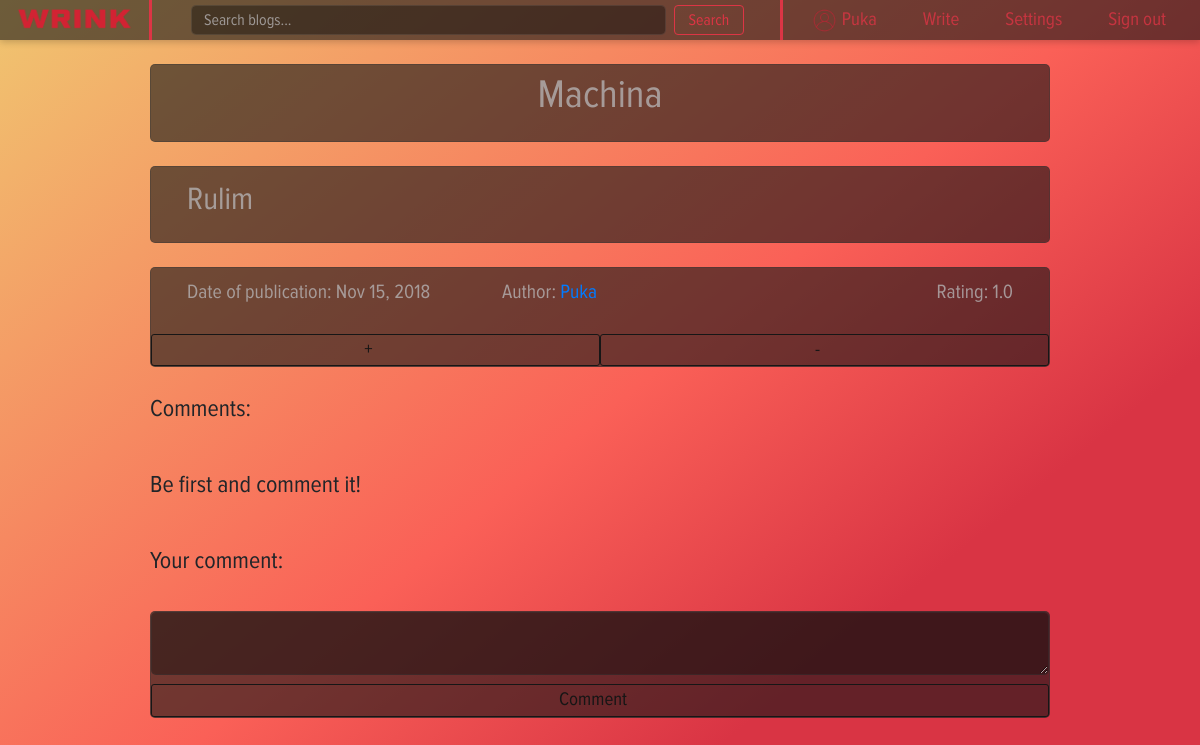
The page /post/9 (signed in) on the database as committed earlier.
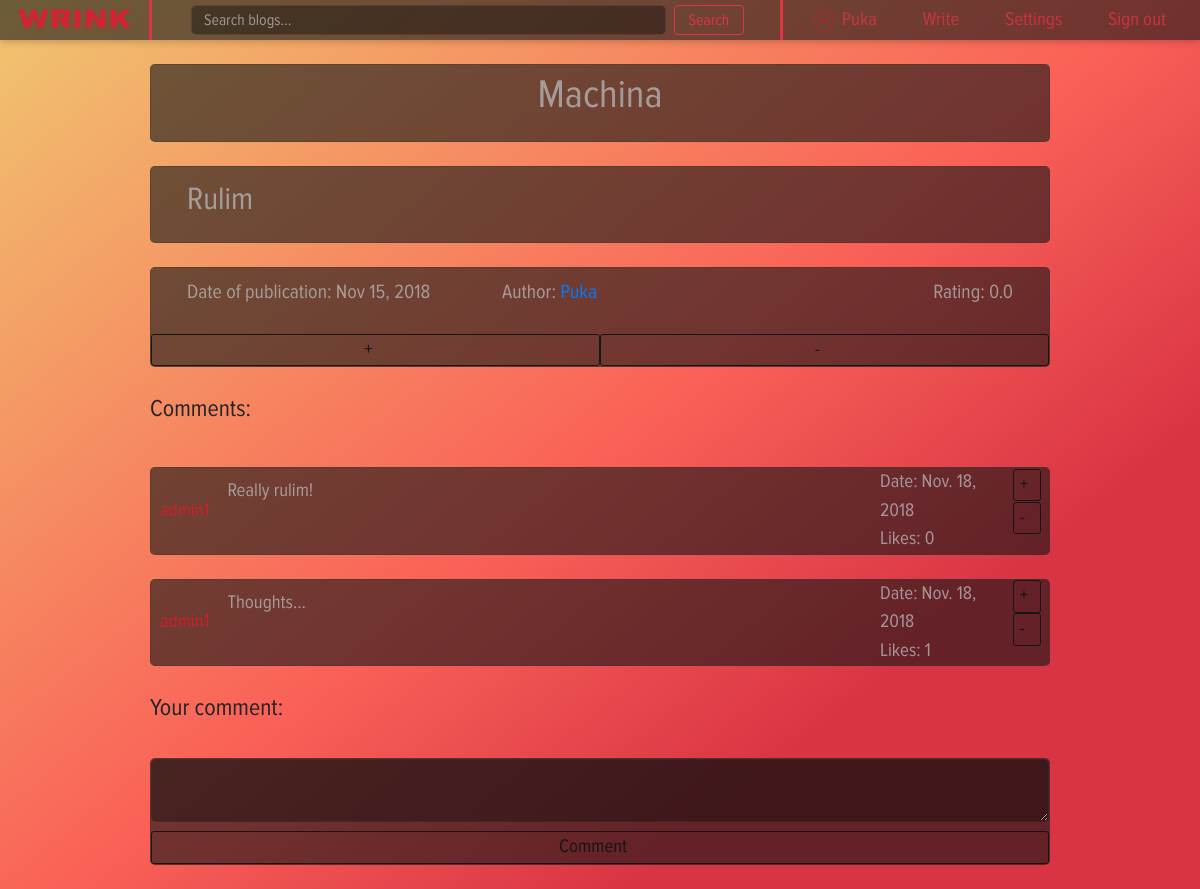
The same page on the database as committed later.
### post/models.py (models this page shows)
class Comment(models.Model):
    text = models.TextField(max_length=1000, blank=True)
    date = models.DateField(blank=True)
    author = models.ForeignKey(User, on_delete=models.CASCADE)
    voters = models.ManyToManyField(Profile)
    likes = models.IntegerField(default=0, blank=True)
    post = models.ForeignKey(Post, on_delete=models.CASCADE)

### post/views.py (the view, shortened to what this page needs)
# urls.py: re_path(r'^(?P<post_id>\d+)$', views.post_page, name='post_page'),
def post_page(request, post_id):
    context = authenticated(request)
    try:
        post = Post.objects.get(pk=post_id)
        context['post'] = post
    except ObjectDoesNotExist:
        return render(request, 'home/home_page.html', context)
    if request.method == 'POST' and 'comment' in request.POST:
        if request.POST.get('comment'):
            comment = Comment.objects.create(text=request.POST.get('comment'), date=datetime.date.today(),
                                             author=request.user, post=post)
            comment.save()
    if 'plusComment' in request.POST or 'minusComment' in request.POST:
        rate_comment(request)
    context['rating'] = count_rating(post)
    context['comments'] = Comment.objects.filter(post=post)
    return render(request, 'post/post_page.html', context)

### home/views.py (called while the page is built)
def check_authentication(request):
    context = dict()
    context['authenticated'] = request.user.is_authenticated
    if context['authenticated']:
        context['user'] = request.user
    return context

### post/views.py (called while the page is built)
def count_rating(post):
    try:
        rating = post.likes / post.voters.count()
    except ZeroDivisionError:
        rating = 1.0
    return rating

### user_profile/models.py (called while the page is built)
    def get_absolute_url(self):
        return reverse_lazy('profile_page', kwargs={'profile_id': self.id})

### post/templates/post/post_page.html (shortened to what this page needs)
{% extends "wrapper.html" %}
{% block style %}
    <link rel="stylesheet" href="/static/css/profile_style.css">
    <link rel="stylesheet" href="/static/css/post_style.css">
{% endblock %}
{% block content %}
    <div class="block">
       <p class="title">
           {{ post.title }}
       </p>
    </div>
    <div class="block">
        <div class="text">
            {{ post.body|safe }}
        </div>
    </div>
    <div class="block">
        <label class="text" style="text-align: left; font-size: 20px;">Date of publication: {{ post.date|date:"M d, Y"}}</label>
        <label class="text" style="text-align: left; font-size: 20px;">Author:
            <a href="{{ post.author.profile.get_absolute_url }}">
                {{post.author.username}}
            </a>
        </label>
        <label class="text" style="position: absolute; right: 0px; font-size: 20px;">Rating: {{ rating }}</label>
        <div>
            <form action="" method="post">{% csrf_token %}
                <button type="submit" class="postButton" name="plus">+</button>
            </form>
            <form action="" method="post">{% csrf_token %}
                <button type="submit" class="minusButton" name="minus">-</button>
            </form>
        </div>
    </div>
    <div class="block" id="breaker">
        <p>
            Comments:
        </p>
    </div>
    {% if comments %}
        {% for comment in comments %}
            <div class="block" id="commentsLine">
                <a href="{{ comment.author.profile.get_absolute_url }}" id="comment">{{ comment.author.username }}</a>
                <span class="commentText">{{ comment.text }}</span>
                <div class="info">
                    <p class="infoElement">Date: {{ comment.date }}</p>
                    <p class="infoElement">Likes: {{ comment.likes }}</p>
                </div>
                <div style="padding-left: 1%">
                    <form action="" method="post">{% csrf_token %}
                        <button type="submit" class="postButton" name="plusComment">+</button>
                    </form>
                    <form action="" method="post">{% csrf_token %}
                        <button type="submit" class="minusButton" name="minusComment">-</button>
                    </form>
                </div>
            </div>
        {% endfor %}
    {% else %}
        <div class="block" id="breaker">
            <p>
                Be first and comment it!
            </p>
        </div>
    {% endif %}
    <div class="block" id="breaker">
        <label for="comment">
            Your comment:
        </label>
    </div>
    <div class="block">
        <form action="" method="post">{% csrf_token %}
            <textarea class="area" name="comment" id="settingsInput" type="text" style="width: 100%"></textarea>
            <button type="submit" class="commentButton" name="commentButton" style="width: 100%">Comment</button>
        </form>
    </div>
{% endblock %}

Rows that differ between the two databases and show on the page:
added Comment: text "Really rulim!", date "Nov. 18, 2018", likes "0"
added Comment: text "Thoughts...", date "Nov. 18, 2018", likes "1"
Other text that changed with them:
{{ rating }}: "1.0" → "0.0"
text no longer shown: "Be first and comment it!"
